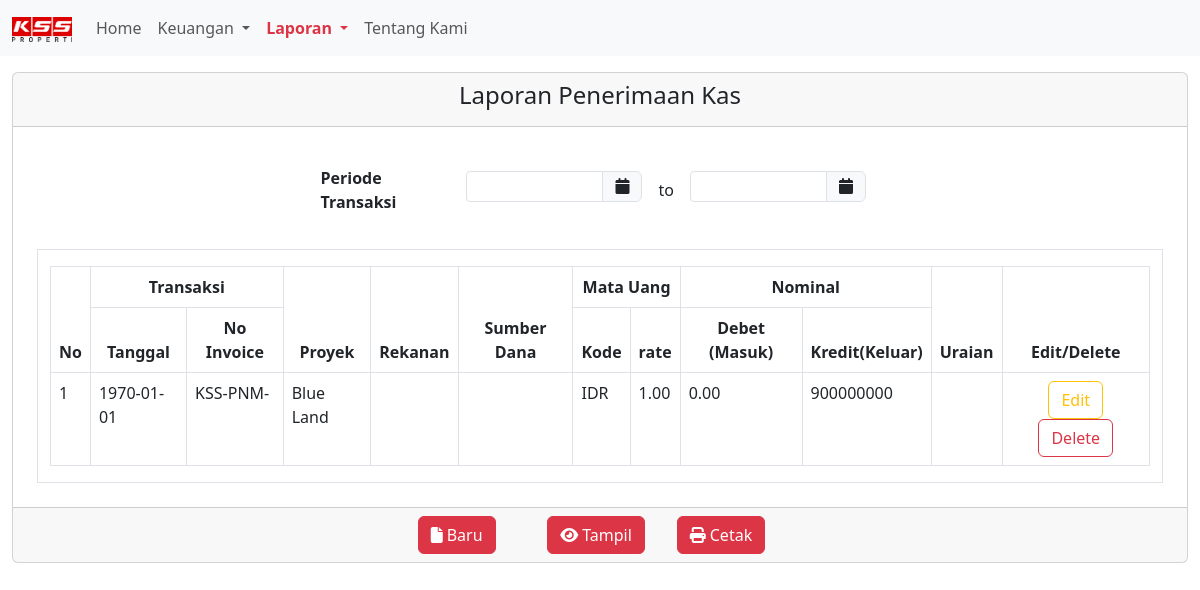
/laporan-penerimaan.php, run on an earlier commit of the app's database.
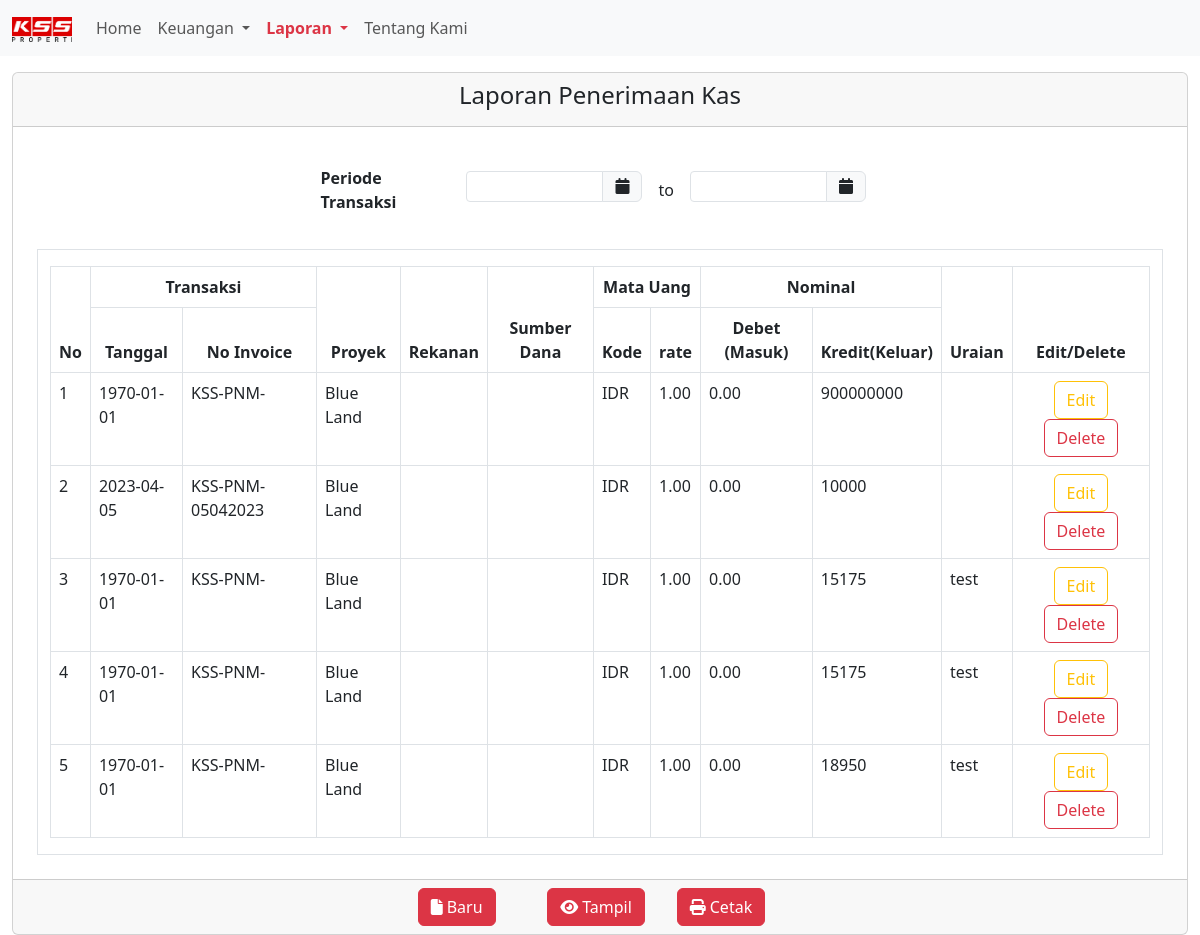
And on a later commit of the database.
### tables this page shows
CREATE TABLE `penerimaan_kas` (
  `id` int NOT NULL,
  `payment` varchar(255) NOT NULL,
  `no_invoice` varchar(255) NOT NULL,
  `tanggal` date NOT NULL,
  `caraBayar` varchar(255) NOT NULL,
  `kodeBank` varchar(255) NOT NULL,
  `noRekening` varchar(255) NOT NULL,
  `noGiro` varchar(255) NOT NULL,
  `proyek` varchar(255) NOT NULL,
  `kode_proyek` varchar(255) NOT NULL,
  `nilai_penerimaan` int NOT NULL,
  `ppn` int NOT NULL,
  `materai` int NOT NULL,
  `total_pnrm` int NOT NULL,
  `pot_pph` int DEFAULT NULL,
  `pot_lain` int NOT NULL,
  `total_bayar` int NOT NULL,
  `uraian` varchar(255) NOT NULL
);

CREATE TABLE `proyek` (
  `id` int NOT NULL,
  `nama` varchar(255) NOT NULL
);

### function.php (called while the page is built, shortened)
<?php
require "koneksi.php";
function query($query)
{
    global $conn;
    $result = mysqli_query($conn, $query);
    $rows = [];
    while ($row = mysqli_fetch_assoc($result)) {
        $rows[] = $row;
    }
    return $rows;
}

### laporan-penerimaan.php (the view, shortened to what this page needs)
<?php
require "function.php";
$penerimaan = query("SELECT * FROM penerimaan_kas LEFT JOIN proyek ON penerimaan_kas.proyek = proyek.id");
?>
<!DOCTYPE html>
<html lang="en">
<head>
  <link rel="stylesheet" href="./src/style/global.css" />
  <link rel="stylesheet" href="./src/bootstrap/bootstrap.min.css" />
  <link rel="stylesheet" href="./src/style/all.min.css" />
  <link rel="stylesheet" href="//code.jquery.com/ui/1.13.2/themes/base/jquery-ui.css">
</head>
<body>
  <nav class="navbar navbar-expand-lg bg-body-tertiary mb-3 sticky-top">
    <div class="container-fluid">
      <a class="navbar-brand" href="index.html"><img src="src/image/NEW-LOGO-KSS.png" alt="KSS-LOGO" width="60" height="25" /></a>
      <div class="collapse navbar-collapse" id="navbarSupportedContent">
        <ul class="navbar-nav me-auto mb-2 mb-lg-0">
          <li class="nav-item">
            <a class="nav-link" aria-current="page" href="index.php">Home</a>
          </li>
          <li class="nav-item dropdown">
            <a class="nav-link dropdown-toggle" href="#" role="button" data-bs-toggle="dropdown" aria-expanded="false">
              Keuangan
            </a>
          </li>
          <li class="nav-item dropdown">
            <a class="nav-link dropdown-toggle active" href="#" role="button" data-bs-toggle="dropdown" aria-expanded="false">
              Laporan
            </a>
          </li>
          <li class="nav-item">
            <a class="nav-link" aria-current="page" href="#">Tentang Kami</a>
          </li>
        </ul>
      </div>
    </div>
  </nav>
  <section class="form-laporan-penerimaan">
    <div class="container-fluid">
      <div class="card">
        <div class="card-header">
          <h4 class="text-center">Laporan Penerimaan Kas</h4>
        </div>
        <div class="card-body">
          <div class="row">
            <div class="col-9 offset-3 mb-3 mt-3">
              <form action="">
                <div class="row align-items-center">
                  <label for="" class="col-sm-2 col-form-label"><b>Periode Transaksi</b></label>
                  <div class="col-sm-10 d-flex">
                    <div class="col-3 me-3">
                      <div class="input-group">
                        <input type="text" id="from" name="from" class="form-control form-control-sm">
                        <span class="input-group-text"><i class="fa fa-calendar"></i></span>
                      </div>
                    </div>
                    <div class="col-auto">
                      <label for="" class=" col-form-label">to</label>
                    </div>
                    <div class="col-3 ms-3">
                      <div class="input-group">
                        <input type="text" id="to" name="to" class="form-control form-control-sm">
                        <span class="input-group-text"><i class="fa fa-calendar"></i></span>
                      </div>
                    </div>
                  </div>
              </form>
            </div>
          </div>
        </div>
        <div class="col-12 mt-1">
          <div class="container-fluid p-2">
            <div class="container-fluid border border-1">
              <div class="col-12 mt-3">
                <table class="table table-bordered" id="myTable">
                  <thead>
                    <tr class="text-center">
                      <th scope="col" rowspan="2">No</th>
                      <th scope="col" colspan="2">Transaksi</th>
                      <th scope="col" rowspan="2">Proyek</th>
                      <th scope="col" rowspan="2"> Rekanan </th>
                      <th scope="col" rowspan="2">Sumber Dana</th>
                      <th scope="col" colspan="2">Mata Uang</th>
                      <th scope="col" colspan="2">Nominal</th>
                      <th scope="col" rowspan="2">Uraian</th>
                      <th scope="col" rowspan="2">Edit/Delete</th>
                    </tr>
                    <tr class="text-center">
                      <th> Tanggal </th>
                      <th> No Invoice </th>
                      <th> Kode </th>
                      <th> rate </th>
                      <th>Debet (Masuk)</th>
                      <th>Kredit(Keluar)</th>
                    </tr>
                  </thead>
                  <tbody>
                    <?php $i = 1; ?>
                    <?php foreach ($penerimaan as $row) : ?>
                      <td><?= $i ?></td>
                      <td><?= $row['tanggal'] ?></td>
                      <td><?= $row['no_invoice'] ?></td>
                      <td><?= $row['nama'] ?></td>
                      <td><?= $row['nama_diterima'] ?></td>
                      <td><?= $row['noRekening'] ?></td>
                      <td> IDR </td>
                      <td> 1.00 </td>
                      <td>0.00</td>
                      <td><?= $row['total_bayar'] ?></td>
                      <td><?= $row['uraian'] ?></td>
                      <td class="text-center">
                        <a type="button" id="tombolUbah" class="btn btn-outline-warning" data-bs-toggle="modal" data-bs-target="#ubahModal" data-id_penerimaan="<?= $row['id_penerimaan'] ?>" data-tanggal="<?= $row['tanggal'] ?>" data-no_invoice="<?= $row['no_invoice'] ?>" data-nama="<?= $row['nama'] ?>" data-nama_diterima="<?= $row['nama_diterima'] ?>" data-no_rekening="<?= $row['noRekening'] ?>" data-total_bayar="<?= $row['total_bayar'] ?>" data-uraian="<?= $row['uraian'] ?>">
                          Edit
                        </a>
                        <a href="delete.php?id_penerimaan=<?= $row['id_penerimaan'] ?>" onclick="return confirm('Apakah anda yakin ingin menghapus data ini?')">
                          <button class="btn btn-outline-danger mx-1">Delete</button>
                        </a>
                      </td>
                      <?php $i++; ?>
                    <?php endforeach; ?>
                  </tbody>
                </table>
              </div>
            </div>
          </div>
        </div>
      </div>
      <div class="card-footer text-body-secondary">
        <div class="row">
          <div class="col-8 offset-4">
            <div class="row">
              <div class="col-sm-2 align-items-center">
                <button class="btn btn-danger" type="reset">
                  <span class="fa fa-file me-1"></span>Baru
                </button>
              </div>
              <div class="col-sm-2 align-items-center">
                <button class="btn btn-danger">
                  <span class="fa fa-eye me-1"></span>Tampil
                </button>
              </div>
              <div class="col-sm-2 align-items-center">
                <button class="btn btn-danger" onclick="printTable()">
                  <span class="fa fa-print me-1"></span>Cetak
                </button>
              </div>
            </div>
          </div>
        </div>
      </div>
    </div>
  </section>
</body>
</html>

### src/style/global.css (style rules this page uses)
:root { --primary: #dc3545; --secondary: #fff; }
*, html, body { margin: 0; padding: 0; box-sizing: border-box; }
.nav-link.active { color: var(--primary) !important; font-weight: 700; }

What changed in the data, as far as the page shows it:
added penerimaan_kas: tanggal "2023-04-05", no_invoice "KSS-PNM-05042023", proyek.nama "Blue Land", total_bayar "10000"
added penerimaan_kas: tanggal "1970-01-01", no_invoice "KSS-PNM-", proyek.nama "Blue Land", total_bayar "15175", uraian "test"
added penerimaan_kas: tanggal "1970-01-01", no_invoice "KSS-PNM-", proyek.nama "Blue Land", total_bayar "15175", uraian "test"
added penerimaan_kas: tanggal "1970-01-01", no_invoice "KSS-PNM-", proyek.nama "Blue Land", total_bayar "18950", uraian "test"
